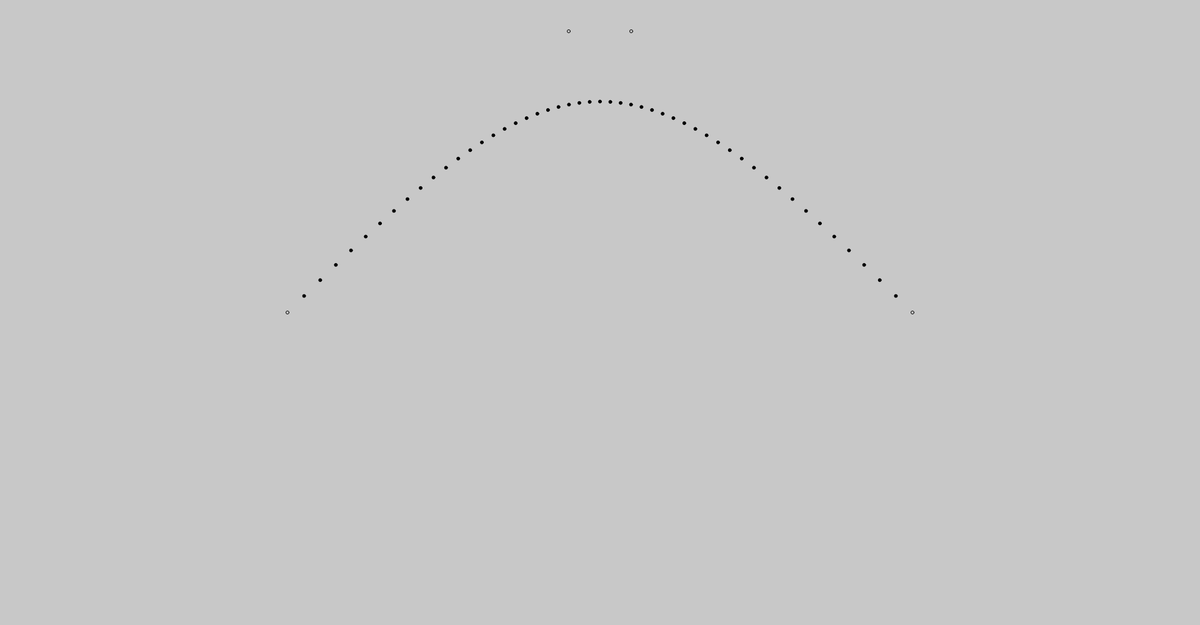
Frame 1 (no input)
Frame 60 (no input): identical to frame 1, image omitted
Frame 120 (the mouse pressed at the canvas centre since frame 60): identical to frame 1, image omitted

The p5.js sketch that drew this single still picture (run headless with seeded random() and noise() and a simulated clock; from frame 60 on, the mouse is pressed at the canvas centre):

// p5.js sketch
// ── sketch.js
let p1, p2, p3, p4, A, B, C, D, E, F, t, n;
let bool;
function interpolar(p1,p2,t){
    let x,y;
    let p3 ={x,y};
    p3.x=(1-t)*p1.x+p2.x*t;
    p3.y=(1-t)*p1.y+p2.y*t;
    return p3;
}
function marcaPonto(ponto){
    fill("black");
    circle(ponto.x,ponto.y,5);
}
function pontoInterativo(ponto){
    //fill("black");
    noFill();
    if(mouseOver(ponto)){
        fill("red");
        if(mouseIsPressed){
            ponto.x=mouseX;
            ponto.y=mouseY;
        }
    }
    circle(ponto.x,ponto.y,5);
}
function modulo(x){
    if(x<0){return -x}
    return x;
}
function mouseOver(ponto){
    if(modulo(mouseX-ponto.x)<20&&modulo(mouseY-ponto.y)<20){
        return true;
    }
    return false;
}
function setup(){
    createCanvas(1920,1000);
    t=[];
    n = 50;
    for(let i=0;i<n;i++){
        t[i]=i/n;
    }
    frameRate(240);
    p1 = {x:460,y:height/2};
    p2 = {x:1460,y:height/2};
    p3 = {x:910,y:50};
    p4 = {x:1010,y:50}
}
function draw(){
    background(200);
    pontoInterativo(p1);
    pontoInterativo(p2);
    pontoInterativo(p3);
    pontoInterativo(p4);
    for(let i=1;i<t.length;i++){
        A = interpolar(p1,p3,t[i]);
        B = interpolar(p4,p2,t[i]);
        C = interpolar(p3,p4,t[i]);
        D = interpolar(A,C,t[i]);
        E = interpolar(C,B,t[i]);
        F = interpolar(D,E,t[i]);
        marcaPonto(F);
    }
}
